Frame 1 (no input): blank canvas, image omitted
Frame 60 (no input): blank canvas, image omitted
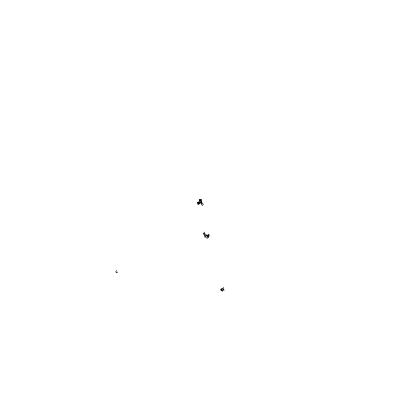
Frame 120 (the mouse pressed at the canvas centre since frame 60)

The p5.js sketch whose frames 1 and 60 were blank and that drew this single picture after the mouse press (run headless with seeded random() and noise() and a simulated clock; from frame 60 on, the mouse is pressed at the canvas centre):

// p5.js sketch
// ── sketch.js
function setup() 
{
    createCanvas(400, 400);
}

let x = 200;
let y = 200;

function draw() 
{
    point ( x, y );

    let r = random ( 1 );

    if ( r < 0.01 )
    {
        x = ( x + random ( -100, 100 ) ) % 400;
        y = ( y + random ( -100, 100 ) ) % 400;
    }
    else
    {
        x = ( x + random ( -1, 1 ) ) % 400;
        y = ( y + random ( -1, 1 ) ) % 400;
    }
}
